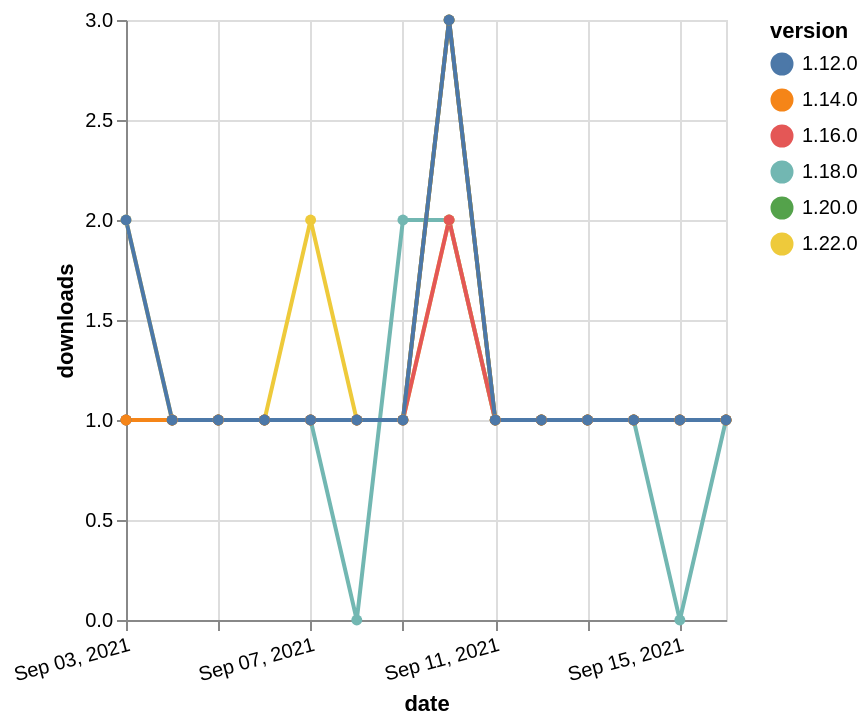

This figure's Vega-Lite source:
### Vega-Lite specification from a JSON file in a GitHub repository (floating-point values rounded to 4 significant figures)
{"$schema": "https://vega.github.io/schema/vega-lite/v5.json", "description": "A simple bar chart with embedded data.", "data": {"values": [{"date": "2021-09-03", "total": 155, "delta": 1, "version": "1.18.0"}, {"date": "2021-09-04", "total": 156, "delta": 1, "version": "1.18.0"}, {"date": "2021-09-05", "total": 157, "delta": 1, "version": "1.18.0"}, {"date": "2021-09-06", "total": 158, "delta": 1, "version": "1.18.0"}, {"date": "2021-09-07", "total": 159, "delta": 1, "version": "1.18.0"}, {"date": "2021-09-08", "total": 159, "delta": 0, "version": "1.18.0"}, {"date": "2021-09-09", "total": 161, "delta": 2, "version": "1.18.0"}, {"date": "2021-09-10", "total": 163, "delta": 2, "version": "1.18.0"}, {"date": "2021-09-11", "total": 164, "delta": 1, "version": "1.18.0"}, {"date": "2021-09-12", "total": 165, "delta": 1, "version": "1.18.0"}, {"date": "2021-09-13", "total": 166, "delta": 1, "version": "1.18.0"}, {"date": "2021-09-14", "total": 167, "delta": 1, "version": "1.18.0"}, {"date": "2021-09-15", "total": 167, "delta": 0, "version": "1.18.0"}, {"date": "2021-09-16", "total": 168, "delta": 1, "version": "1.18.0"}, {"date": "2021-09-03", "total": 119, "delta": 2, "version": "1.22.0"}, {"date": "2021-09-04", "total": 120, "delta": 1, "version": "1.22.0"}, {"date": "2021-09-05", "total": 121, "delta": 1, "version": "1.22.0"}, {"date": "2021-09-06", "total": 122, "delta": 1, "version": "1.22.0"}, {"date": "2021-09-07", "total": 124, "delta": 2, "version": "1.22.0"}, {"date": "2021-09-08", "total": 125, "delta": 1, "version": "1.22.0"}, {"date": "2021-09-09", "total": 126, "delta": 1, "version": "1.22.0"}, {"date": "2021-09-10", "total": 128, "delta": 2, "version": "1.22.0"}, {"date": "2021-09-11", "total": 129, "delta": 1, "version": "1.22.0"}, {"date": "2021-09-12", "total": 130, "delta": 1, "version": "1.22.0"}, {"date": "2021-09-13", "total": 131, "delta": 1, "version": "1.22.0"}, {"date": "2021-09-14", "total": 132, "delta": 1, "version": "1.22.0"}, {"date": "2021-09-15", "total": 133, "delta": 1, "version": "1.22.0"}, {"date": "2021-09-16", "total": 134, "delta": 1, "version": "1.22.0"}, {"date": "2021-09-03", "total": 176, "delta": 1, "version": "1.20.0"}, {"date": "2021-09-04", "total": 177, "delta": 1, "version": "1.20.0"}, {"date": "2021-09-05", "total": 178, "delta": 1, "version": "1.20.0"}, {"date": "2021-09-06", "total": 179, "delta": 1, "version": "1.20.0"}, {"date": "2021-09-07", "total": 180, "delta": 1, "version": "1.20.0"}, {"date": "2021-09-08", "total": 181, "delta": 1, "version": "1.20.0"}, {"date": "2021-09-09", "total": 182, "delta": 1, "version": "1.20.0"}, {"date": "2021-09-10", "total": 185, "delta": 3, "version": "1.20.0"}, {"date": "2021-09-11", "total": 186, "delta": 1, "version": "1.20.0"}, {"date": "2021-09-12", "total": 187, "delta": 1, "version": "1.20.0"}, {"date": "2021-09-13", "total": 188, "delta": 1, "version": "1.20.0"}, {"date": "2021-09-14", "total": 189, "delta": 1, "version": "1.20.0"}, {"date": "2021-09-15", "total": 190, "delta": 1, "version": "1.20.0"}, {"date": "2021-09-16", "total": 191, "delta": 1, "version": "1.20.0"}, {"date": "2021-09-03", "total": 169, "delta": 1, "version": "1.16.0"}, {"date": "2021-09-04", "total": 170, "delta": 1, "version": "1.16.0"}, {"date": "2021-09-05", "total": 171, "delta": 1, "version": "1.16.0"}, {"date": "2021-09-06", "total": 172, "delta": 1, "version": "1.16.0"}, {"date": "2021-09-07", "total": 173, "delta": 1, "version": "1.16.0"}, {"date": "2021-09-08", "total": 174, "delta": 1, "version": "1.16.0"}, {"date": "2021-09-09", "total": 175, "delta": 1, "version": "1.16.0"}, {"date": "2021-09-10", "total": 177, "delta": 2, "version": "1.16.0"}, {"date": "2021-09-11", "total": 178, "delta": 1, "version": "1.16.0"}, {"date": "2021-09-12", "total": 179, "delta": 1, "version": "1.16.0"}, {"date": "2021-09-13", "total": 180, "delta": 1, "version": "1.16.0"}, {"date": "2021-09-14", "total": 181, "delta": 1, "version": "1.16.0"}, {"date": "2021-09-15", "total": 182, "delta": 1, "version": "1.16.0"}, {"date": "2021-09-16", "total": 183, "delta": 1, "version": "1.16.0"}, {"date": "2021-09-03", "total": 313, "delta": 1, "version": "1.14.0"}, {"date": "2021-09-04", "total": 314, "delta": 1, "version": "1.14.0"}, {"date": "2021-09-05", "total": 315, "delta": 1, "version": "1.14.0"}, {"date": "2021-09-06", "total": 316, "delta": 1, "version": "1.14.0"}, {"date": "2021-09-07", "total": 317, "delta": 1, "version": "1.14.0"}, {"date": "2021-09-08", "total": 318, "delta": 1, "version": "1.14.0"}, {"date": "2021-09-09", "total": 319, "delta": 1, "version": "1.14.0"}, {"date": "2021-09-10", "total": 322, "delta": 3, "version": "1.14.0"}, {"date": "2021-09-11", "total": 323, "delta": 1, "version": "1.14.0"}, {"date": "2021-09-12", "total": 324, "delta": 1, "version": "1.14.0"}, {"date": "2021-09-13", "total": 325, "delta": 1, "version": "1.14.0"}, {"date": "2021-09-14", "total": 326, "delta": 1, "version": "1.14.0"}, {"date": "2021-09-15", "total": 327, "delta": 1, "version": "1.14.0"}, {"date": "2021-09-16", "total": 328, "delta": 1, "version": "1.14.0"}, {"date": "2021-09-03", "total": 371, "delta": 2, "version": "1.12.0"}, {"date": "2021-09-04", "total": 372, "delta": 1, "version": "1.12.0"}, {"date": "2021-09-05", "total": 373, "delta": 1, "version": "1.12.0"}, {"date": "2021-09-06", "total": 374, "delta": 1, "version": "1.12.0"}, {"date": "2021-09-07", "total": 375, "delta": 1, "version": "1.12.0"}, {"date": "2021-09-08", "total": 376, "delta": 1, "version": "1.12.0"}, {"date": "2021-09-09", "total": 377, "delta": 1, "version": "1.12.0"}, {"date": "2021-09-10", "total": 380, "delta": 3, "version": "1.12.0"}, {"date": "2021-09-11", "total": 381, "delta": 1, "version": "1.12.0"}, {"date": "2021-09-12", "total": 382, "delta": 1, "version": "1.12.0"}, {"date": "2021-09-13", "total": 383, "delta": 1, "version": "1.12.0"}, {"date": "2021-09-14", "total": 384, "delta": 1, "version": "1.12.0"}, {"date": "2021-09-15", "total": 385, "delta": 1, "version": "1.12.0"}, {"date": "2021-09-16", "total": 386, "delta": 1, "version": "1.12.0"}]}, "width": "container", "mark": {"type": "line", "point": {"filled": true}}, "encoding": {"x": {"field": "date", "type": "temporal", "timeUnit": "yearmonthdate", "title": "date", "axis": {"labelAngle": -15}}, "y": {"field": "delta", "type": "quantitative", "title": "downloads"}, "color": {"field": "version", "type": "nominal"}, "tooltip": {"field": "delta"}}}
